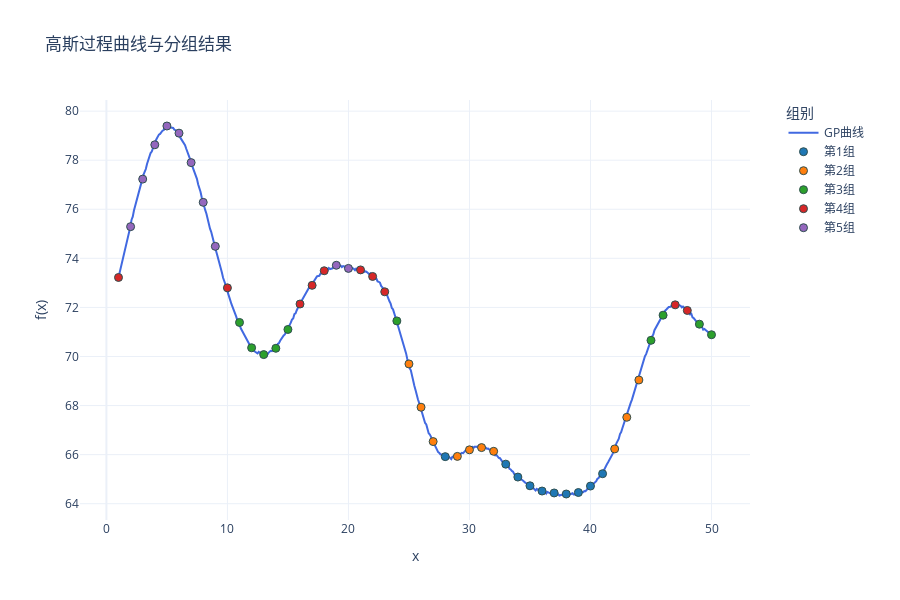

Write notebook code for a chart like this one.
### Code cell
import numpy as np
import plotly.graph_objects as go
from sklearn.gaussian_process import GaussianProcessRegressor
from sklearn.gaussian_process.kernels import RBF, ConstantKernel,WhiteKernel

import sys
import os
# 使用当前工作目录
project_root = os.path.dirname(os.getcwd())  # 获取当前目录的父目录
sys.path.insert(0, project_root)
from util.methods import assign_variances

seed = 16
# 定义核函数
kernel = ConstantKernel(25.0) * RBF(length_scale=4.0) + WhiteKernel(1e-3)
gp = GaussianProcessRegressor(kernel=kernel)

x_dense = np.linspace(1, 50, 500).reshape(-1, 1)

y_dense = gp.sample_y(x_dense, n_samples=1, random_state=seed).flatten() + 70

# 提取整数点对应的y值
integer_points = np.arange(1, 51)
y_integers = y_dense[np.linspace(0, 499, 50, dtype=int)]

# 计算整数点的协方差矩阵
cov_matrix = kernel(integer_points.reshape(-1,1))

# 计算相关性矩阵
std_dev = np.sqrt(np.diag(cov_matrix))  
corr_matrix = cov_matrix / np.outer(std_dev, std_dev)  

np.savetxt('Sigma1.txt', cov_matrix, 
           fmt='%.6f',
           header=f'高斯过程协方差矩阵(1-50整数点)\n核函数: {kernel}')

np.savetxt('correlation_matrix.txt', corr_matrix,
           fmt='%.6f',
           header=f'高斯过程相关性矩阵(1-50整数点)\n核函数: {kernel}')

np.savetxt('mu.txt', 
           y_integers,
           fmt='%.6f',
           header='真实均值')

# 创建分组标签 (5组，每组10个点)
group_labels = np.floor(np.argsort(np.argsort(y_integers))/10).astype(int)
group_names = [f"第{i+1}组" for i in range(5)]  # 组别名称

fig = go.Figure()

fig.add_trace(go.Scatter(
    x=x_dense.flatten(), 
    y=y_dense,
    mode='lines',
    name='GP曲线',
    line=dict(color='royalblue', width=2)
))

colors = ['#1f77b4', '#ff7f0e', '#2ca02c', '#d62728', '#9467bd']  # 5种不同颜色
for group in range(5):
    mask = (group_labels == group)
    fig.add_trace(go.Scatter(
        x=integer_points[mask],
        y=y_integers[mask],
        mode='markers',
        name=group_names[group],
        marker=dict(
            color=colors[group],
            size=8,
            line=dict(width=1, color='DarkSlateGrey')
    )))

fig.update_layout(
    title='高斯过程曲线与分组结果',
    xaxis_title='x',
    yaxis_title='f(x)',
    template='plotly_white',
    height=600,
    width=900,
    legend=dict(
        title='组别',
        x=1.05,
        y=1,
        xanchor='left',
        yanchor='top',
        bgcolor='rgba(255,255,255,0.8)'
    ),
    margin=dict(r=150) 
)

fig.show()

### Figure 1 — Plotly figure (JSON) as saved in the notebook; plotly's stock layout.template omitted (floating-point values rounded to 4 significant figures; data arrays with more than 128 entries replaced by an {"elided": "..."} marker saying what was removed)
{"data": [{"line": {"color": "royalblue", "width": 2}, "mode": "lines", "name": "GP曲线", "type": "scatter", "x": {"elided": "500 float values"}, "y": {"elided": "500 float values"}}, {"marker": {"color": "#1f77b4", "line": {"color": "DarkSlateGrey", "width": 1}, "size": 8}, "mode": "markers", "name": "第1组", "type": "scatter", "x": [28, 33, 34, 35, 36, 37, 38, 39, 40, 41], "y": [65.92, 65.61, 65.09, 64.73, 64.52, 64.44, 64.39, 64.46, 64.72, 65.22]}, {"marker": {"color": "#ff7f0e", "line": {"color": "DarkSlateGrey", "width": 1}, "size": 8}, "mode": "markers", "name": "第2组", "type": "scatter", "x": [25, 26, 27, 29, 30, 31, 32, 42, 43, 44], "y": [69.7, 67.93, 66.53, 65.93, 66.2, 66.29, 66.14, 66.23, 67.52, 69.04]}, {"marker": {"color": "#2ca02c", "line": {"color": "DarkSlateGrey", "width": 1}, "size": 8}, "mode": "markers", "name": "第3组", "type": "scatter", "x": [11, 12, 13, 14, 15, 24, 45, 46, 49, 50], "y": [71.39, 70.36, 70.08, 70.33, 71.1, 71.45, 70.66, 71.68, 71.32, 70.89]}, {"marker": {"color": "#d62728", "line": {"color": "DarkSlateGrey", "width": 1}, "size": 8}, "mode": "markers", "name": "第4组", "type": "scatter", "x": [1, 10, 16, 17, 18, 21, 22, 23, 47, 48], "y": [73.22, 72.8, 72.14, 72.9, 73.49, 73.53, 73.26, 72.64, 72.1, 71.88]}, {"marker": {"color": "#9467bd", "line": {"color": "DarkSlateGrey", "width": 1}, "size": 8}, "mode": "markers", "name": "第5组", "type": "scatter", "x": [2, 3, 4, 5, 6, 7, 8, 9, 19, 20], "y": [75.29, 77.23, 78.63, 79.39, 79.1, 77.9, 76.28, 74.49, 73.72, 73.59]}], "layout": {"height": 600, "legend": {"bgcolor": "rgba(255,255,255,0.8)", "title": {"text": "组别"}, "x": 1.05, "xanchor": "left", "y": 1, "yanchor": "top"}, "margin": {"r": 150}, "title": {"text": "高斯过程曲线与分组结果"}, "width": 900, "xaxis": {"title": {"text": "x"}}, "yaxis": {"title": {"text": "f(x)"}}}}
